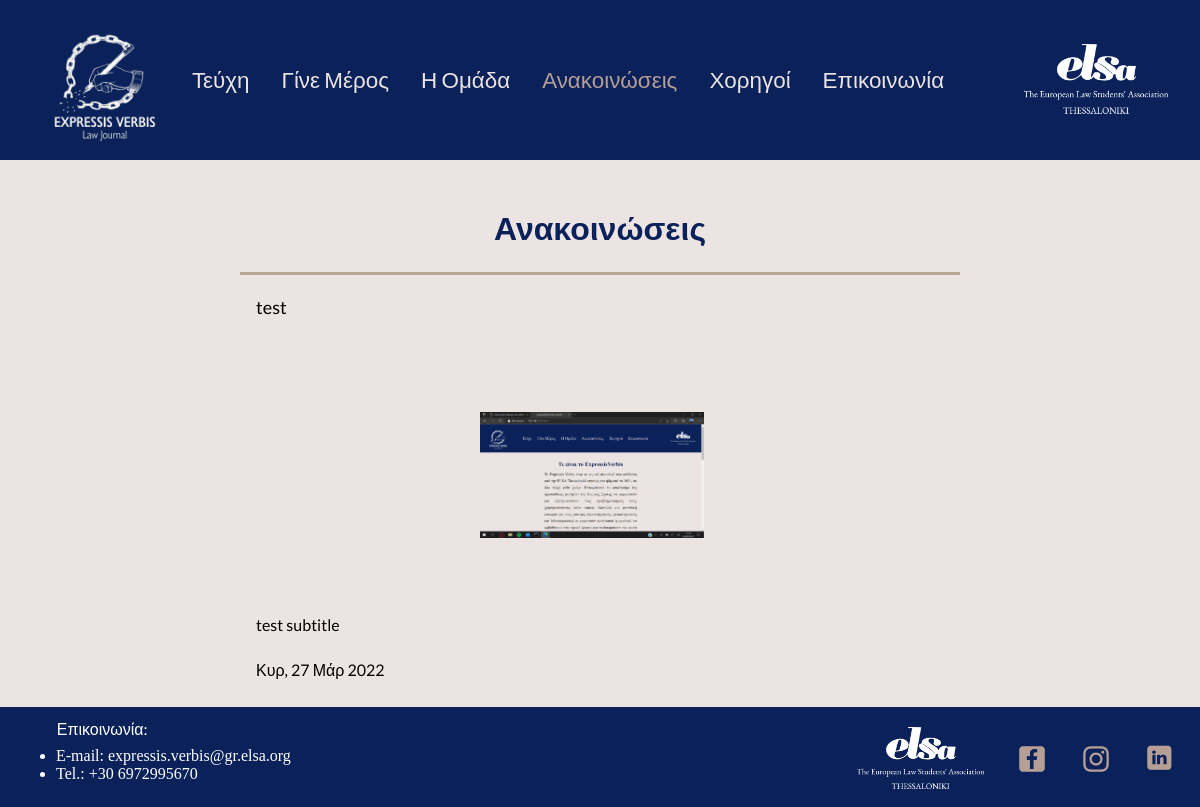
Page /announcements/ on the committed database.
### ExpressisVerbisApp/models.py (models this page shows, shortened)
class Update(models.Model):
    title = models.CharField(max_length=200)
    subtitle = models.CharField(max_length=200)
    publicationDate = models.DateTimeField()
    photo = models.ImageField(upload_to='updates/')
    text = models.TextField()

### ExpressisVerbisApp/views.py (the view)
# urls.py: path('announcements/', views.announcements, name='announcements'),
def announcements(request):
    try:
        ann = Update.objects.all().order_by('-publicationDate')[1:]
        latest = latest_issue = Update.objects.order_by("-publicationDate")[0]
    except IndexError:
        return render(request, 'announcements.html')
    return render(request, 'announcements.html', {'updates': ann, 'latest': latest})

### ExpressisVerbisApp/templates/announcements.html (shortened to what this page needs)
{% extends "base.html" %}
{% load static %}
{% load i18n %}
{%block content%}
<h1 class="category-title">Ανακοινώσεις</h1>
<div class="announcement-container">
  {% if latest %}
  <div class="announcement3">
    <hr size="5" color='#b9a796'>
    <div class="announcement-title-container">
      <a href="/announcements/{{latest.pk}}"><p class="announcement-title">{{latest.title}}</p></a>
    </div>
    <div class="announcement-img">
      <a href="/announcements/{{latest.pk}}"><img src="{{latest.photo.url}}" alt="cover {{announcement.pk}}" width=100% class='cover-photo'></a>
    </div>
    <div class="announcement-text-container">
      <p class="announcement-text">{{latest.subtitle}}</p>
      <p class="announcement-text">
        {% language 'el' %}
          {{latest.publicationDate|date:'D, d M Y' }}
        {% endlanguage %}</p>
    </div>
  </div>
  {% endif %}
</div>
{% endblock %}

### ExpressisVerbisApp/static/css/generic_style.css (style rules this page uses)
:root { --exp-blue: #0A215A; --exp-white: #EBE4E2; --exp-lightgrey: #DCD9D6; --exp-gold: #E4CBA3; --exp-bez: #B59E96; }
* { box-sizing: border-box; }
.category-title { text-align: center; margin-top: 1.5em; color: var(--exp-blue); }
h1 { margin: 2vh 0 0 0; font-family: 'Lato', sans-serif; }
body { background-color: var(--exp-white); }
p { line-height: 1.8; text-align: justify; font-size: 21px; font-family: 'Lato', sans-serif; }
a { font-family: 'Lato', sans-serif; }
@media (max-width:1300px) { p { font-size: 18px; } }

### ExpressisVerbisApp/static/css/nav_style.css (style rules this page uses)
* { box-sizing: border-box; }
body { margin: 0; padding: 0; }

### ExpressisVerbisApp/static/css/issues_style.css (style rules this page uses)
* { box-sizing: border-box; }
.cover-photo { object-fit: contain; height: 100%; width: 100%; padding-right: 1em; }
@media (max-width:1200px) { .cover-photo { object-fit: contain; width: 15rem; } }

### ExpressisVerbisApp/static/css/sponsors_style.css (style rules this page uses)
* { box-sizing: border-box; }

### ExpressisVerbisApp/static/css/announcements_style.css (style rules this page uses)
.announcement-container { display: flex; flex-wrap: wrap; justify-content: center; align-items: center; }
.announcement-img { object-fit: contain; height: 15rem; width: 15rem; margin: 0 auto; }
.announcement-title { font-size: 1.5rem; margin: 1rem; color: black; }
.announcement-text { font-size: 1.2rem; margin: 1rem; word-wrap: normal; text-align: justify; }
a { text-decoration:none !important; }
.announcement3 { margin-bottom: 2rem; margin: 1rem; height: auto; width: 60% }
.announcement-title-container { width: 100%; height: 4rem; margin: auto; }
.announcement-text-container { width: 100%; height: 2rem; margin: auto; }

### ExpressisVerbisApp/static/css/chapter_style.css (style rules this page uses)
.announcement-title { font-size: 18px; }
.announcement-text { font-size: 16px; }

### rows in the picture
Update: title "test", photo (picture), subtitle "test subtitle", publicationDate "Κυρ, 27 Μάρ 2022"
